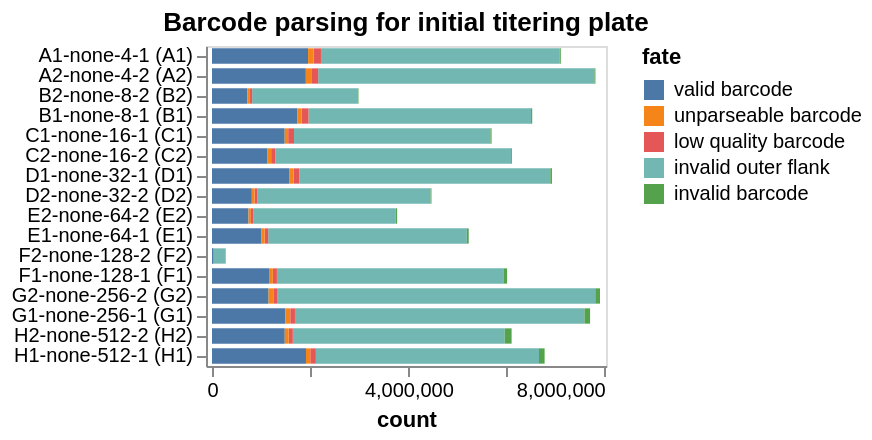

Notebook code for this chart:
### Markdown cell above
## Statistics on barcode-parsing for each sample
Make interactive chart of the "fates" of the sequencing reads parsed for each sample on the plate.

If most sequencing reads are not "valid barcodes", this could potentially indicate some problem in the sequencing or barcode set you are parsing.

Potential fates are:
 - *valid barcode*: barcode that matches a known virus or neutralization standard, we hope most reads are this.
 - *invalid barcode*: a barcode with proper flanking sequences, but does not match a known virus or neutralization standard. If you  have a lot of reads of this type, it is probably a good idea to look at the invalid barcode CSVs (in the `./results/barcode_invalid/` subdirectory created by the pipeline) to see what these invalid barcodes are.
 - *unparseable barcode*: could not parse a barcode from this read as there was not a sequence of the correct length with the appropriate flanking sequence.
 - *low quality barcode*: low-quality or `N` nucleotides in barcode, could indicate problem with sequencing.
 - *failed chastity filter*: reads that failed the Illumina chastity filter, if these are reported in the FASTQ (they may not be).

Also, if the number of reads per sample is very uneven, that could indicate that you did not do a good job of balancing the different samples in the Illumina sequencing.

### Code cell
fates = (
    pd.concat([pd.read_csv(f).assign(well=f.strip(platedir).strip('_fates.csv')) for f, s in zip(fate_csvs, samples)])
    .merge(samples_df, validate="many_to_one", on="well")
    .assign(
        fate_counts=lambda x: x.groupby("fate")["count"].transform("sum"),
        sample_well=lambda x: x["sample"] + " (" + x["well"] + ")",
    )
    .query("fate_counts > 0")[  # only keep fates with at least one count
        ["fate", "count", "well", "sample_well", "dilution_factor"]
    ]
)

assert len(fates) == len(fates.drop_duplicates())


sample_wells = list(
    fates.sort_values(["dilution_factor"])["sample_well"]
)



fates_chart = (
    alt.Chart(fates)
    .encode(
        alt.X("count", scale=alt.Scale(nice=False, padding=3)),
        alt.Y(
            "sample_well",
            title=None,
            sort=sample_wells,
        ),
        alt.Color("fate", sort=sorted(fates["fate"].unique(), reverse=True)),
        alt.Order("fate", sort="descending"),
        tooltip=fates.columns.tolist(),
    )
    .mark_bar(height={"band": 0.85})
    .properties(
        height=alt.Step(10),
        width=200,
        title=f"Barcode parsing for initial titering plate",
    )
    .configure_axis(grid=False)
)

fates_chart

### Figure 1 — Vega-Lite specification as saved in the notebook (floating-point values rounded to 4 significant figures)
{"config": {"view": {"continuousWidth": 300, "continuousHeight": 300}, "axis": {"grid": false}}, "data": {"name": "data-c055bbaa9e857a4c30b14296e147e594"}, "mark": {"type": "bar", "height": {"band": 0.85}}, "encoding": {"color": {"field": "fate", "sort": ["valid barcode", "unparseable barcode", "low quality barcode", "invalid outer flank", "invalid barcode"], "type": "nominal"}, "order": {"field": "fate", "sort": "descending", "type": "nominal"}, "tooltip": [{"field": "fate", "type": "nominal"}, {"field": "count", "type": "quantitative"}, {"field": "well", "type": "nominal"}, {"field": "sample_well", "type": "nominal"}, {"field": "dilution_factor", "type": "quantitative"}], "x": {"field": "count", "scale": {"nice": false, "padding": 3}, "type": "quantitative"}, "y": {"field": "sample_well", "sort": ["A1-none-4-1 (A1)", "A1-none-4-1 (A1)", "A1-none-4-1 (A1)", "A1-none-4-1 (A1)", "A1-none-4-1 (A1)", "A2-none-4-2 (A2)", "A2-none-4-2 (A2)", "A2-none-4-2 (A2)", "A2-none-4-2 (A2)", "A2-none-4-2 (A2)", "B2-none-8-2 (B2)", "B2-none-8-2 (B2)", "B2-none-8-2 (B2)", "B1-none-8-1 (B1)", "B1-none-8-1 (B1)", "B1-none-8-1 (B1)", "B1-none-8-1 (B1)", "B2-none-8-2 (B2)", "B2-none-8-2 (B2)", "B1-none-8-1 (B1)", "C1-none-16-1 (C1)", "C1-none-16-1 (C1)", "C2-none-16-2 (C2)", "C1-none-16-1 (C1)", "C2-none-16-2 (C2)", "C2-none-16-2 (C2)", "C1-none-16-1 (C1)", "C2-none-16-2 (C2)", "C2-none-16-2 (C2)", "C1-none-16-1 (C1)", "D1-none-32-1 (D1)", "D1-none-32-1 (D1)", "D2-none-32-2 (D2)", "D2-none-32-2 (D2)", "D2-none-32-2 (D2)", "D1-none-32-1 (D1)", "D1-none-32-1 (D1)", "D1-none-32-1 (D1)", "D2-none-32-2 (D2)", "D2-none-32-2 (D2)", "E2-none-64-2 (E2)", "E2-none-64-2 (E2)", "E2-none-64-2 (E2)", "E1-none-64-1 (E1)", "E1-none-64-1 (E1)", "E1-none-64-1 (E1)", "E2-none-64-2 (E2)", "E2-none-64-2 (E2)", "E1-none-64-1 (E1)", "E1-none-64-1 (E1)", "F2-none-128-2 (F2)", "F1-none-128-1 (F1)", "F1-none-128-1 (F1)", "F1-none-128-1 (F1)", "F1-none-128-1 (F1)", "F1-none-128-1 (F1)", "F2-none-128-2 (F2)", "F2-none-128-2 (F2)", "F2-none-128-2 (F2)", "F2-none-128-2 (F2)", "G2-none-256-2 (G2)", "G1-none-256-1 (G1)", "G1-none-256-1 (G1)", "G1-none-256-1 (G1)", "G2-none-256-2 (G2)", "G2-none-256-2 (G2)", "G1-none-256-1 (G1)", "G1-none-256-1 (G1)", "G2-none-256-2 (G2)", "G2-none-256-2 (G2)", "H2-none-512-2 (H2)", "H1-none-512-1 (H1)", "H1-none-512-1 (H1)", "H2-none-512-2 (H2)", "H2-none-512-2 (H2)", "H2-none-512-2 (H2)", "H1-none-512-1 (H1)", "H1-none-512-1 (H1)", "H1-none-512-1 (H1)", "H2-none-512-2 (H2)"], "title": null, "type": "nominal"}}, "height": {"step": 10}, "title": "Barcode parsing for initial titering plate", "width": 200, "$schema": "https://vega.github.io/schema/vega-lite/v5.20.1.json", "datasets": {"data-c055bbaa9e857a4c30b14296e147e594": [{"fate": "invalid outer flank", "count": 4534257, "well": "B1", "sample_well": "B1-none-8-1 (B1)", "dilution_factor": 8}, {"fate": "valid barcode", "count": 1742057, "well": "B1", "sample_well": "B1-none-8-1 (B1)", "dilution_factor": 8}, {"fate": "low quality barcode", "count": 139124, "well": "B1", "sample_well": "B1-none-8-1 (B1)", "dilution_factor": 8}, {"fate": "unparseable barcode", "count": 83953, "well": "B1", "sample_well": "B1-none-8-1 (B1)", "dilution_factor": 8}, {"fate": "invalid barcode", "count": 23233, "well": "B1", "sample_well": "B1-none-8-1 (B1)", "dilution_factor": 8}, {"fate": "invalid outer flank", "count": 5897128, "well": "G1", "sample_well": "G1-none-256-1 (G1)", "dilution_factor": 256}, {"fate": "valid barcode", "count": 1495519, "well": "G1", "sample_well": "G1-none-256-1 (G1)", "dilution_factor": 256}, {"fate": "invalid barcode", "count": 115164, "well": "G1", "sample_well": "G1-none-256-1 (G1)", "dilution_factor": 256}, {"fate": "unparseable barcode", "count": 100042, "well": "G1", "sample_well": "G1-none-256-1 (G1)", "dilution_factor": 256}, {"fate": "low quality barcode", "count": 93634, "well": "G1", "sample_well": "G1-none-256-1 (G1)", "dilution_factor": 256}, {"fate": "invalid outer flank", "count": 4001681, "well": "C1", "sample_well": "C1-none-16-1 (C1)", "dilution_factor": 16}, {"fate": "valid barcode", "count": 1480901, "well": "C1", "sample_well": "C1-none-16-1 (C1)", "dilution_factor": 16}, {"fate": "low quality barcode", "count": 118307, "well": "C1", "sample_well": "C1-none-16-1 (C1)", "dilution_factor": 16}, {"fate": "unparseable barcode", "count": 70699, "well": "C1", "sample_well": "C1-none-16-1 (C1)", "dilution_factor": 16}, {"fate": "invalid barcode", "count": 23215, "well": "C1", "sample_well": "C1-none-16-1 (C1)", "dilution_factor": 16}, {"fate": "invalid outer flank", "count": 239116, "well": "F2", "sample_well": "F2-none-128-2 (F2)", "dilution_factor": 128}, {"fate": "valid barcode", "count": 33576, "well": "F2", "sample_well": "F2-none-128-2 (F2)", "dilution_factor": 128}, {"fate": "unparseable barcode", "count": 3490, "well": "F2", "sample_well": "F2-none-128-2 (F2)", "dilution_factor": 128}, {"fate": "low quality barcode", "count": 2364, "well": "F2", "sample_well": "F2-none-128-2 (F2)", "dilution_factor": 128}, {"fate": "invalid barcode", "count": 2134, "well": "F2", "sample_well": "F2-none-128-2 (F2)", "dilution_factor": 128}, {"fate": "invalid outer flank", "count": 4545501, "well": "H1", "sample_well": "H1-none-512-1 (H1)", "dilution_factor": 512}, {"fate": "valid barcode", "count": 1914442, "well": "H1", "sample_well": "H1-none-512-1 (H1)", "dilution_factor": 512}, {"fate": "low quality barcode", "count": 114107, "well": "H1", "sample_well": "H1-none-512-1 (H1)", "dilution_factor": 512}, {"fate": "invalid barcode", "count": 114046, "well": "H1", "sample_well": "H1-none-512-1 (H1)", "dilution_factor": 512}, {"fate": "unparseable barcode", "count": 87076, "well": "H1", "sample_well": "H1-none-512-1 (H1)", "dilution_factor": 512}, {"fate": "invalid outer flank", "count": 4801764, "well": "C2", "sample_well": "C2-none-16-2 (C2)", "dilution_factor": 16}, {"fate": "valid barcode", "count": 1131532, "well": "C2", "sample_well": "C2-none-16-2 (C2)", "dilution_factor": 16}, {"fate": "low quality barcode", "count": 86168, "well": "C2", "sample_well": "C2-none-16-2 (C2)", "dilution_factor": 16}, {"fate": "unparseable barcode", "count": 73187, "well": "C2", "sample_well": "C2-none-16-2 (C2)", "dilution_factor": 16}, {"fate": "invalid barcode", "count": 16813, "well": "C2", "sample_well": "C2-none-16-2 (C2)", "dilution_factor": 16}, {"fate": "invalid outer flank", "count": 5112734, "well": "D1", "sample_well": "D1-none-32-1 (D1)", "dilution_factor": 32}, {"fate": "valid barcode", "count": 1580279, "well": "D1", "sample_well": "D1-none-32-1 (D1)", "dilution_factor": 32}, {"fate": "low quality barcode", "count": 113973, "well": "D1", "sample_well": "D1-none-32-1 (D1)", "dilution_factor": 32}, {"fate": "unparseable barcode", "count": 84218, "well": "D1", "sample_well": "D1-none-32-1 (D1)", "dilution_factor": 32}, {"fate": "invalid barcode", "count": 33629, "well": "D1", "sample_well": "D1-none-32-1 (D1)", "dilution_factor": 32}, {"fate": "invalid outer flank", "count": 4624323, "well": "F1", "sample_well": "F1-none-128-1 (F1)", "dilution_factor": 128}, {"fate": "valid barcode", "count": 1161360, "well": "F1", "sample_well": "F1-none-128-1 (F1)", "dilution_factor": 128}, {"fate": "low quality barcode", "count": 81896, "well": "F1", "sample_well": "F1-none-128-1 (F1)", "dilution_factor": 128}, {"fate": "unparseable barcode", "count": 78520, "well": "F1", "sample_well": "F1-none-128-1 (F1)", "dilution_factor": 128}, {"fate": "invalid barcode", "count": 64780, "well": "F1", "sample_well": "F1-none-128-1 (F1)", "dilution_factor": 128}, {"fate": "invalid outer flank", "count": 4862841, "well": "A1", "sample_well": "A1-none-4-1 (A1)", "dilution_factor": 4}, {"fate": "valid barcode", "count": 1956817, "well": "A1", "sample_well": "A1-none-4-1 (A1)", "dilution_factor": 4}, {"fate": "low quality barcode", "count": 149275, "well": "A1", "sample_well": "A1-none-4-1 (A1)", "dilution_factor": 4}, {"fate": "unparseable barcode", "count": 113289, "well": "A1", "sample_well": "A1-none-4-1 (A1)", "dilution_factor": 4}, {"fate": "invalid barcode", "count": 22631, "well": "A1", "sample_well": "A1-none-4-1 (A1)", "dilution_factor": 4}, {"fate": "invalid outer flank", "count": 6481585, "well": "G2", "sample_well": "G2-none-256-2 (G2)", "dilution_factor": 256}, {"fate": "valid barcode", "count": 1152471, "well": "G2", "sample_well": "G2-none-256-2 (G2)", "dilution_factor": 256}, {"fate": "unparseable barcode", "count": 98619, "well": "G2", "sample_well": "G2-none-256-2 (G2)", "dilution_factor": 256}, {"fate": "invalid barcode", "count": 96044, "well": "G2", "sample_well": "G2-none-256-2 (G2)", "dilution_factor": 256}, {"fate": "low quality barcode", "count": 74630, "well": "G2", "sample_well": "G2-none-256-2 (G2)", "dilution_factor": 256}, {"fate": "invalid outer flank", "count": 2902612, "well": "E2", "sample_well": "E2-none-64-2 (E2)", "dilution_factor": 64}, {"fate": "valid barcode", "count": 743798, "well": "E2", "sample_well": "E2-none-64-2 (E2)", "dilution_factor": 64}, {"fate": "unparseable barcode", "count": 48210, "well": "E2", "sample_well": "E2-none-64-2 (E2)", "dilution_factor": 64}, {"fate": "low quality barcode", "count": 47643, "well": "E2", "sample_well": "E2-none-64-2 (E2)", "dilution_factor": 64}, {"fate": "invalid barcode", "count": 28821, "well": "E2", "sample_well": "E2-none-64-2 (E2)", "dilution_factor": 64}, {"fate": "invalid outer flank", "count": 2159071, "well": "B2", "sample_well": "B2-none-8-2 (B2)", "dilution_factor": 8}, {"fate": "valid barcode", "count": 721784, "well": "B2", "sample_well": "B2-none-8-2 (B2)", "dilution_factor": 8}, {"fate": "low quality barcode", "count": 57939, "well": "B2", "sample_well": "B2-none-8-2 (B2)", "dilution_factor": 8}, {"fate": "unparseable barcode", "count": 37962, "well": "B2", "sample_well": "B2-none-8-2 (B2)", "dilution_factor": 8}, {"fate": "invalid barcode", "count": 8387, "well": "B2", "sample_well": "B2-none-8-2 (B2)", "dilution_factor": 8}, {"fate": "invalid outer flank", "count": 4313977, "well": "H2", "sample_well": "H2-none-512-2 (H2)", "dilution_factor": 512}, {"fate": "valid barcode", "count": 1482342, "well": "H2", "sample_well": "H2-none-512-2 (H2)", "dilution_factor": 512}, {"fate": "invalid barcode", "count": 142692, "well": "H2", "sample_well": "H2-none-512-2 (H2)", "dilution_factor": 512}, {"fate": "low quality barcode", "count": 83527, "well": "H2", "sample_well": "H2-none-512-2 (H2)", "dilution_factor": 512}, {"fate": "unparseable barcode", "count": 80307, "well": "H2", "sample_well": "H2-none-512-2 (H2)", "dilution_factor": 512}, {"fate": "invalid outer flank", "count": 4045533, "well": "E1", "sample_well": "E1-none-64-1 (E1)", "dilution_factor": 64}, {"fate": "valid barcode", "count": 1008577, "well": "E1", "sample_well": "E1-none-64-1 (E1)", "dilution_factor": 64}, {"fate": "low quality barcode", "count": 71950, "well": "E1", "sample_well": "E1-none-64-1 (E1)", "dilution_factor": 64}, {"fate": "unparseable barcode", "count": 64505, "well": "E1", "sample_well": "E1-none-64-1 (E1)", "dilution_factor": 64}, {"fate": "invalid barcode", "count": 38584, "well": "E1", "sample_well": "E1-none-64-1 (E1)", "dilution_factor": 64}, {"fate": "invalid outer flank", "count": 3526721, "well": "D2", "sample_well": "D2-none-32-2 (D2)", "dilution_factor": 32}, {"fate": "valid barcode", "count": 811490, "well": "D2", "sample_well": "D2-none-32-2 (D2)", "dilution_factor": 32}, {"fate": "low quality barcode", "count": 58283, "well": "D2", "sample_well": "D2-none-32-2 (D2)", "dilution_factor": 32}, {"fate": "unparseable barcode", "count": 56075, "well": "D2", "sample_well": "D2-none-32-2 (D2)", "dilution_factor": 32}, {"fate": "invalid barcode", "count": 17658, "well": "D2", "sample_well": "D2-none-32-2 (D2)", "dilution_factor": 32}, {"fate": "invalid outer flank", "count": 5627181, "well": "A2", "sample_well": "A2-none-4-2 (A2)", "dilution_factor": 4}, {"fate": "valid barcode", "count": 1911645, "well": "A2", "sample_well": "A2-none-4-2 (A2)", "dilution_factor": 4}, {"fate": "low quality barcode", "count": 140621, "well": "A2", "sample_well": "A2-none-4-2 (A2)", "dilution_factor": 4}, {"fate": "unparseable barcode", "count": 110247, "well": "A2", "sample_well": "A2-none-4-2 (A2)", "dilution_factor": 4}, {"fate": "invalid barcode", "count": 20534, "well": "A2", "sample_well": "A2-none-4-2 (A2)", "dilution_factor": 4}]}}
